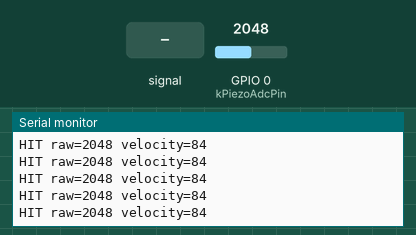
Recording of a program running on a simulated ESP32-C3. On the bench: the last lines printed to the serial monitor. The inputs (shaded band) are chosen by the test bench; at power-on: GPIO 0 (kPiezoAdcPin) = 2048 (analog values on the 0–4095 scale).

Above: at 1.4 s.
1.5 s: GPIO 0 (kPiezoAdcPin) fed a 200 Hz sine of ±327 counts around its level
At 2.2 s:
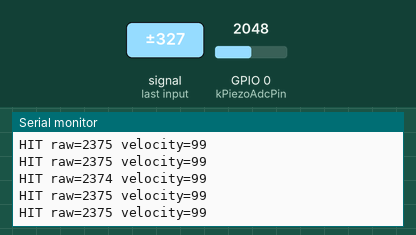
3.0 s: GPIO 0 (kPiezoAdcPin) set to 2866
At 4.0 s:
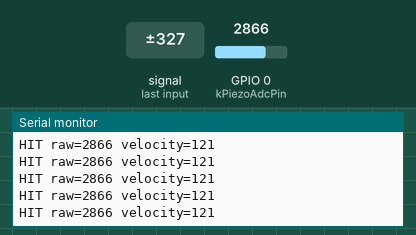
4.5 s: GPIO 0 (kPiezoAdcPin) set to 3603
At 5.2 s:
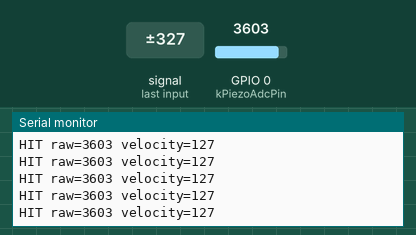
Timing chart, 0 to 7.5 s (numbered marks = the images above; inputs shaded):
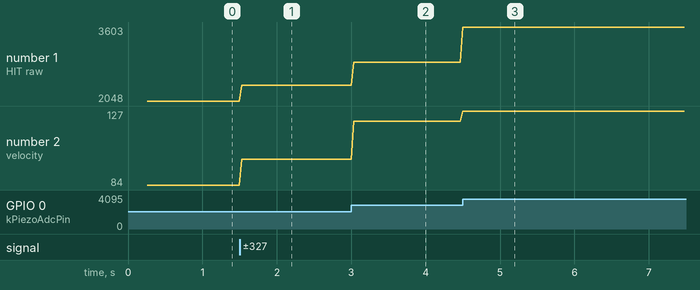

The program:

main.cpp
```cpp
#include <Arduino.h>
#include "config.h"

namespace {

using namespace drumkit;

uint32_t lastHitUs = 0;

uint8_t peakToVelocity(uint16_t peak) {
  if (peak <= kTriggerThreshold) {
    return 0;
  }

  const uint16_t capped =
      peak < kVelocityCeilingRaw ? peak : kVelocityCeilingRaw;
  const long mapped = map(
      capped,
      kTriggerThreshold,
      kVelocityCeilingRaw,
      1,
      127);

  return static_cast<uint8_t>(constrain(mapped, 1L, 127L));
}

uint16_t capturePeak(uint16_t firstSample) {
  uint16_t peak = firstSample;
  const uint32_t startedUs = micros();

  while (static_cast<uint32_t>(micros() - startedUs) < kPeakWindowUs) {
    const uint16_t sample = analogRead(kPiezoAdcPin);
    if (sample > peak) {
      peak = sample;
    }
  }

  return peak;
}

}  // namespace

void setup() {
  Serial.begin(115200);
  delay(250);

  analogReadResolution(12);
  pinMode(kPiezoAdcPin, INPUT);

  Serial.println("piezo-midi-drums M0.1 serial hit detector");
  Serial.println("Verify protected input circuit before hard strikes.");
}

void loop() {
  const uint32_t nowUs = micros();
  if (static_cast<uint32_t>(nowUs - lastHitUs) < kRetriggerLockoutUs) {
    return;
  }

  const uint16_t sample = analogRead(kPiezoAdcPin);
  if (sample < kTriggerThreshold) {
    return;
  }

  const uint16_t peak = capturePeak(sample);
  const uint8_t velocity = peakToVelocity(peak);

  if (velocity == 0) {
    return;
  }

  lastHitUs = micros();

  Serial.print("HIT raw=");
  Serial.print(peak);
  Serial.print(" velocity=");
  Serial.println(velocity);
}
```

config.h
```cpp
#pragma once

#include <Arduino.h>

namespace drumkit {

// IMPORTANT: verify this is an ADC-capable pin on the exact ESP32-C3 SuperMini
// revision before wiring hardware. GPIO0 is only a prototype default.
constexpr uint8_t kPiezoAdcPin = 0;

constexpr uint16_t kAdcMax = 4095;
constexpr uint16_t kTriggerThreshold = 180;
constexpr uint16_t kVelocityCeilingRaw = 3000;

constexpr uint32_t kPeakWindowUs = 8000;
constexpr uint32_t kRetriggerLockoutUs = 25000;

}  // namespace drumkit
```

Measured:
- after the input at 1.5 s, the serial monitor: prints a new line at once (image 1)
- after the input at 3.0 s, the serial monitor: prints a new line at once (image 2)
- after the input at 4.5 s, the serial monitor: prints a new line at once (image 3)
- plotted number 1: 2048 → 2375 after the input at 1.5 s, 2375 → 2866 after the input at 3.0 s, 2866 → 3603 after the input at 4.5 s
- plotted number 2: 84 → 99 after the input at 1.5 s, 99 → 121 after the input at 3.0 s, 121 → 127 after the input at 4.5 s
